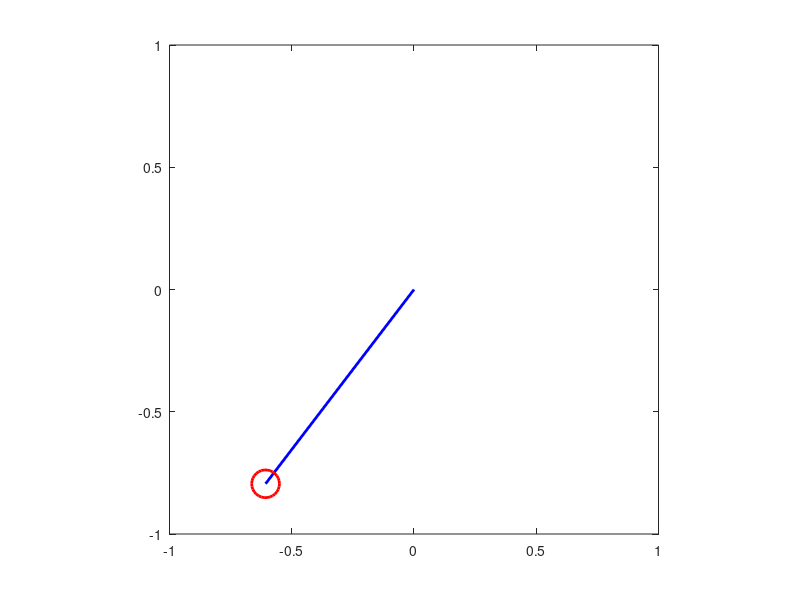

Write MATLAB code to recreate this figure.
g = 9.81;
L = 1;
m = 1;
theta0 = pi/4;
omega0 = 0;
tspan = [0 20];

function dYdt = pendulum_eqs(t, Y)
  g = 9.81;
  L = 1;
  dYdt = [Y(2); (-g/L)*sin(Y(1))];
endfunction

y0 = [theta0; omega0];
[t, Y] = ode45(@pendulum_eqs, tspan, y0);

x = L*sin(Y(:,1));
y = -L*cos(Y(:,1));

figure;
for k=1:length(t)
  plot([0 x(k)], [0 y(k)], 'b', 'LineWidth', 2);
  hold on;
  plot(x(k),y(k),'ro','MarkerSize',20,'LineWidth',2);
  hold off;
  axis([-L L -L L]);
  axis square;
  pause(0.1);
endfor
